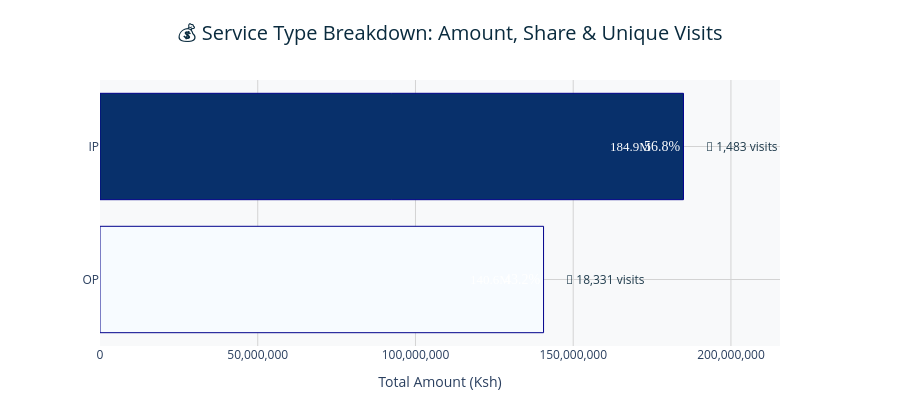

Here is the notebook cell this chart was saved with:
### Code cell
import pandas as pd
import plotly.graph_objects as go
from IPython.display import display

# ==================================================
# BEAUTIFUL SERVICE TYPE CHART – CREATIVE & CLEAN
# ==================================================

# 1. Aggregate data
service = df.groupby('SERVICE TYPE').agg(
    TOTAL_AMOUNT=('AMOUNT', 'sum'),
    UNIQUE_VISITS=('VISIT_KEY', 'nunique')
).reset_index()

# 2. Calculate percentage
total_amount = service['TOTAL_AMOUNT'].sum()
service['PERCENT'] = (service['TOTAL_AMOUNT'] / total_amount) * 100

# 3. Format labels
service['AMOUNT_M'] = service['TOTAL_AMOUNT'] / 1e6
service['AMOUNT_LABEL'] = service['AMOUNT_M'].apply(lambda x: f'{x:.1f}M')
service['PERCENT_LABEL'] = service['PERCENT'].apply(lambda x: f'{x:.1f}%')
service['VISIT_LABEL'] = service['UNIQUE_VISITS'].apply(lambda x: f'👥 {x:,} visits')

# 4. Sort by amount (largest on top)
service = service.sort_values('TOTAL_AMOUNT', ascending=True)

# 5. Create horizontal bar chart
fig = go.Figure()

# Add bars – gradient blue
fig.add_trace(go.Bar(
    y=service['SERVICE TYPE'],
    x=service['TOTAL_AMOUNT'],
    orientation='h',
    marker=dict(
        color=service['TOTAL_AMOUNT'],
        colorscale='Blues',
        showscale=False,
        line=dict(color='darkblue', width=1)
    ),
    text=service['PERCENT_LABEL'],          # Show % inside bar
    textposition='inside',
    textfont=dict(color='white', size=14, family='Arial Black'),
    hovertemplate='<b>%{y}</b><br>' +
                  'Amount: %{x:,.0f} Ksh<br>' +
                  'Share: %{text}<br>' +
                  '%{customdata}<extra></extra>',
    customdata=service['VISIT_LABEL']
))

# 6. Add visit count as annotation outside the bar
for i, row in service.iterrows():
    fig.add_annotation(
        x=row['TOTAL_AMOUNT'] + (total_amount * 0.02),  # slight offset to the right
        y=row['SERVICE TYPE'],
        text=row['VISIT_LABEL'],
        showarrow=False,
        font=dict(size=12, color='#1f3b4c'),
        xanchor='left'
    )
    # Also add amount label at the very end (optional)
    fig.add_annotation(
        x=row['TOTAL_AMOUNT'] - (total_amount * 0.03),
        y=row['SERVICE TYPE'],
        text=row['AMOUNT_LABEL'],
        showarrow=False,
        font=dict(size=13, color='white', family='Arial Black'),
        xanchor='right'
    )

# 7. Layout styling
fig.update_layout(
    title=dict(
        text='💰 Service Type Breakdown: Amount, Share & Unique Visits',
        font=dict(size=20, color='#0a2b3e'),
        x=0.5
    ),
    xaxis=dict(
        title='Total Amount (Ksh)',
        tickformat=',.0f',
        gridcolor='lightgrey',
        showgrid=True,
        zeroline=False
    ),
    yaxis=dict(
        title='',
        categoryorder='total ascending',   # already sorted
        gridcolor='lightgrey'
    ),
    plot_bgcolor='#f8f9fa',
    height=400,
    margin=dict(l=100, r=120, t=80, b=50),
    hovermode='y unified'
)

fig.show()

# 8. Beautiful table with modern styling
print("\n📊 Service Type Summary (formatted)\n")
styled_table = service[['SERVICE TYPE', 'TOTAL_AMOUNT', 'UNIQUE_VISITS', 'PERCENT']].copy()
styled_table.columns = ['Service Type', 'Amount (Ksh)', 'Unique Visits', 'Share']
styled_table['Amount (Ksh)'] = styled_table['Amount (Ksh)'].apply(lambda x: f'Ksh {x:,.0f}')
styled_table['Unique Visits'] = styled_table['Unique Visits'].apply(lambda x: f'{x:,}')
styled_table['Share'] = styled_table['Share'].apply(lambda x: f'{x:.1f}%')

# Use display with pandas styling for zebra stripes & highlight
styled = styled_table.style.set_properties(**{'text-align': 'left'}) \
    .set_table_styles([
        {'selector': 'th', 'props': [('background-color', '#0a2b3e'), ('color', 'white'), ('font-weight', 'bold')]},
        {'selector': 'tr:nth-child(even)', 'props': [('background-color', '#f0f4f8')]},
        {'selector': 'td', 'props': [('padding', '8px')]}
    ]) \
    .format({'Amount (Ksh)': lambda x: x, 'Unique Visits': lambda x: x, 'Share': lambda x: x})

display(styled)

### Figure 1 — Plotly figure (JSON) as saved in the notebook; plotly's stock layout.template omitted (floating-point values rounded to 4 significant figures)
{"data": [{"customdata": ["👥 18,331 visits", "👥 1,483 visits"], "hovertemplate": "<b>%{y}</b><br>Amount: %{x:,.0f} Ksh<br>Share: %{text}<br>%{customdata}<extra></extra>", "marker": {"color": [140600000.0, 184900000.0], "colorscale": [[0, "rgb(247,251,255)"], [0.125, "rgb(222,235,247)"], [0.25, "rgb(198,219,239)"], [0.375, "rgb(158,202,225)"], [0.5, "rgb(107,174,214)"], [0.625, "rgb(66,146,198)"], [0.75, "rgb(33,113,181)"], [0.875, "rgb(8,81,156)"], [1, "rgb(8,48,107)"]], "line": {"color": "darkblue", "width": 1}, "showscale": false}, "orientation": "h", "text": ["43.2%", "56.8%"], "textfont": {"color": "white", "family": "Arial Black", "size": 14}, "textposition": "inside", "type": "bar", "x": [140600000.0, 184900000.0], "y": ["OP", "IP"]}], "layout": {"annotations": [{"font": {"color": "#1f3b4c", "size": 12}, "showarrow": false, "text": "👥 18,331 visits", "x": 147100000.0, "xanchor": "left", "y": "OP"}, {"font": {"color": "white", "family": "Arial Black", "size": 13}, "showarrow": false, "text": "140.6M", "x": 130800000.0, "xanchor": "right", "y": "OP"}, {"font": {"color": "#1f3b4c", "size": 12}, "showarrow": false, "text": "👥 1,483 visits", "x": 191500000.0, "xanchor": "left", "y": "IP"}, {"font": {"color": "white", "family": "Arial Black", "size": 13}, "showarrow": false, "text": "184.9M", "x": 175200000.0, "xanchor": "right", "y": "IP"}], "height": 400, "hovermode": "y unified", "margin": {"b": 50, "l": 100, "r": 120, "t": 80}, "plot_bgcolor": "#f8f9fa", "title": {"font": {"color": "#0a2b3e", "size": 20}, "text": "💰 Service Type Breakdown: Amount, Share & Unique Visits", "x": 0.5}, "xaxis": {"gridcolor": "lightgrey", "showgrid": true, "tickformat": ",.0f", "title": {"text": "Total Amount (Ksh)"}, "zeroline": false}, "yaxis": {"categoryorder": "total ascending", "gridcolor": "lightgrey", "title": {"text": ""}}}}
